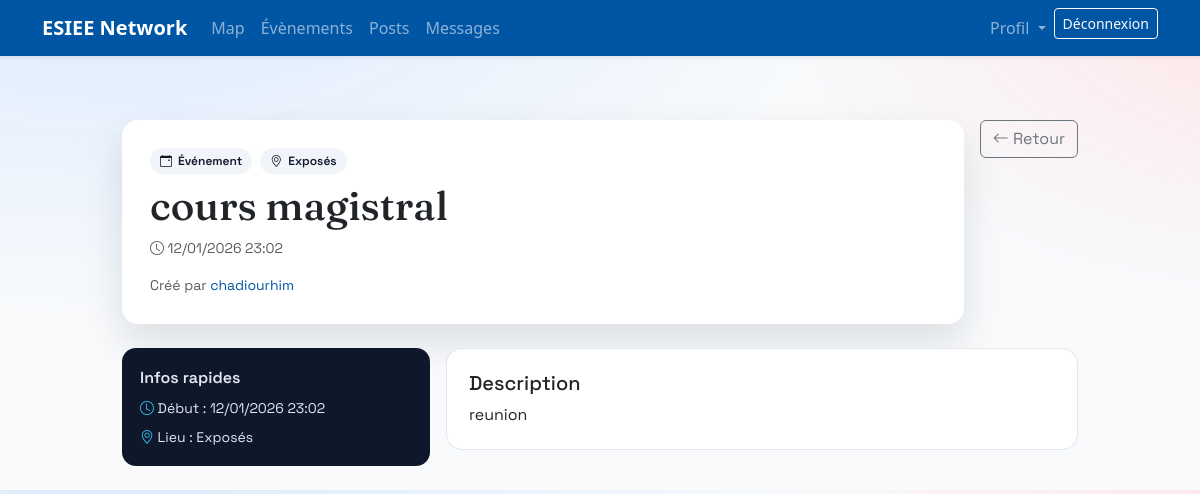
Before: /events/8/ (signed in) with the older database file.
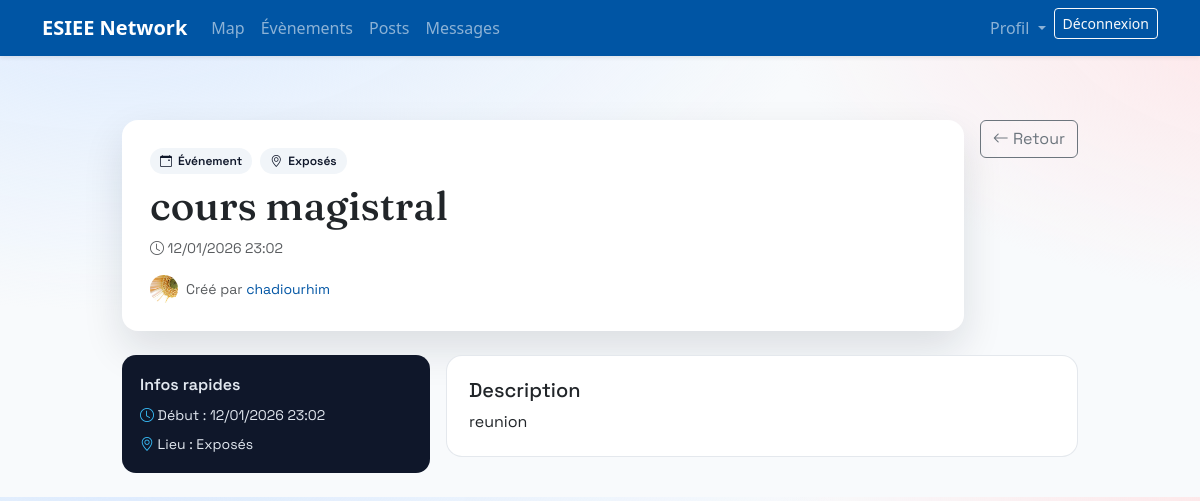
After: the same page with the newer database file.
### events/models.py (models this page shows, shortened)
class Event(models.Model):
    title = models.CharField(max_length=200)
    description = models.TextField(blank=True)
    location = models.CharField(
        "Lieu",
        max_length=50,
        choices=LOCATION_CHOICES,
    )
    start_at = models.DateTimeField()
    end_at = models.DateTimeField(null=True, blank=True)
    created_by = models.ForeignKey(
        settings.AUTH_USER_MODEL,
        on_delete=models.CASCADE,
        related_name="events_created",
    )
    created_at = models.DateTimeField(auto_now_add=True)
    updated_at = models.DateTimeField(auto_now=True)
    class Meta:
        ordering = ["start_at", "title"]

### users/models.py (models this page shows, shortened)
class User(AbstractUser):
    email = models.EmailField(unique=True)
    profile_image = models.ImageField(
        upload_to="profiles/",
        blank=True,
        null=True,
        verbose_name="Photo de profil",
    )

### events/views.py (the view)
# urls.py: path("<int:pk>/", views.event_detail, name="detail"),
@login_required
def event_detail(request, pk):
    event = get_object_or_404(Event, pk=pk)
    return render(request, "events/event_detail.html", {"event": event})

### templates/events/event_detail.html (shortened to what this page needs)
{% extends "base.html" %}
{% block content %}
<link href="https://cdn.jsdelivr.net/npm/bootstrap-icons@1.11.3/font/bootstrap-icons.css" rel="stylesheet">
<div class="container py-4 ev-detail" style="max-width: 980px;">
  <div class="d-flex flex-wrap justify-content-between align-items-start gap-3 mb-4">
    <div class="ev-header flex-grow-1">
      <div class="d-flex flex-wrap align-items-center gap-2 mb-2">
        <span class="ev-chip"><i class="bi bi-calendar-event"></i> &Eacute;v&eacute;nement</span>
        {% if event.location %}
          <span class="ev-chip"><i class="bi bi-geo-alt"></i> {{ event.get_location_display }}</span>
        {% endif %}
      </div>
      <h1 class="ev-title mb-2">{{ event.title }}</h1>
      <div class="d-flex flex-wrap gap-3 text-muted small">
        <span><i class="bi bi-clock"></i> {{ event.start_at|date:"d/m/Y H:i" }}</span>
      </div>
      <div class="d-flex align-items-center gap-2 mt-3">
        {% if event.created_by.profile_image %}
          <img src="{{ event.created_by.profile_image.url }}"
               alt="Photo de profil"
               class="rounded-circle"
               style="width:28px; height:28px; object-fit:cover;">
        {% endif %}
        <span class="text-muted small">
          Cr&eacute;&eacute; par
          <a href="{% url 'users:user_profile' event.created_by.username %}" class="text-decoration-none">
            {{ event.created_by.username }}
          </a>
        </span>
      </div>
    </div>
    <div class="d-flex flex-column gap-2">
      <a class="btn btn-outline-secondary" href="{% url 'events:list' %}">
        <i class="bi bi-arrow-left"></i> Retour
      </a>
    </div>
  </div>
  <div class="row g-3">
    <div class="col-lg-4">
      <div class="ev-info">
        <div class="mb-2 fw-semibold">Infos rapides</div>
        <div class="d-flex flex-column gap-2 small">
          <span><i class="bi bi-clock"></i> D&eacute;but : {{ event.start_at|date:"d/m/Y H:i" }}</span>
          {% if event.location %}
            <span><i class="bi bi-geo-alt"></i> Lieu : {{ event.get_location_display }}</span>
          {% endif %}
        </div>
      </div>
    </div>
    <div class="col-lg-8">
      {% if event.description %}
        <div class="ev-description">
          <h5 class="mb-2">Description</h5>
          <p class="mb-0">{{ event.description|linebreaksbr }}</p>
        </div>
      {% else %}
        <div class="ev-description text-muted">Aucune description.</div>
      {% endif %}
    </div>
  </div>
</div>
{% endblock %}

Changed rows visible on the page:
changed through a linked row, Event "cours magistral": created_by.profile_image: picture added
